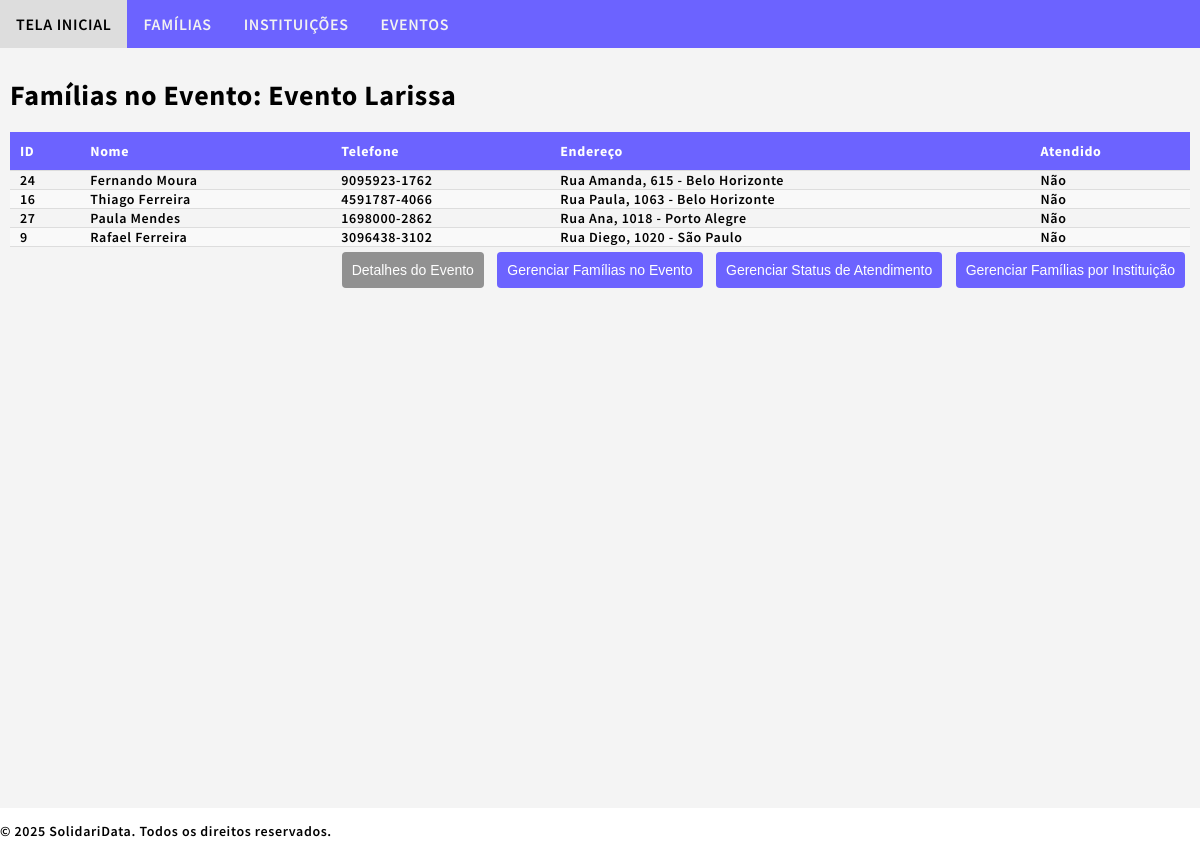
The app's page /sdata/events/1/families/ with its own data.
### sdata/models.py (models this page shows, shortened)
class Event(models.Model):
    event_id = models.AutoField(primary_key=True)
    event_name = models.CharField(max_length=100, db_index=True)
    event_date = models.DateField()
    event_location_street = models.CharField(max_length=65)
    event_location_number = models.CharField(max_length=10)
    event_location_neighborhood = models.CharField(max_length=65)
    event_location_city = models.CharField(max_length=65)
    event_location_state = models.CharField(max_length=2, choices=Family.BRAZILIAN_STATES, blank=True, default='SP')
    event_location_zipcode = models.CharField(max_length=10, blank=True)
    event_location_complement = models.CharField(max_length=255, blank=True)
    event_institution = models.ForeignKey(
        Institution,
        on_delete=models.SET_NULL,  # Use SET_NULL to allow the field to be null if the institution is deleted
        blank=True,
        null=True,  # Add null=True to allow null values
        related_name="events"
    )
    event_website = models.URLField(blank=True)
    event_social_media = models.CharField(max_length=255, blank=True)
    event_contact_person = models.CharField(max_length=100, blank=True)
    event_contact_phone = models.CharField(max_length=15, blank=True)
    event_contact_email = models.EmailField(blank=True)
    event_description = models.TextField(blank=True)
    event_note = models.TextField(blank=True)
    event_created = models.DateTimeField(auto_now_add=True)
    event_updated = models.DateTimeField(auto_now=True)

class FamilyEvent(models.Model):
    family_event_id = models.AutoField(primary_key=True)
    family_event_family = models.ForeignKey(Family, on_delete=models.CASCADE, related_name="family_events", db_index=True)
    family_event_event = models.ForeignKey(Event, on_delete=models.CASCADE, related_name="family_events", db_index=True)
    family_event_registration_date = models.DateTimeField(auto_now_add=True)
    served = models.BooleanField(default=False)  # Field to track if the family was served

class Family(models.Model):
    BRAZILIAN_STATES = [('AC', 'Acre'),('AL', 'Alagoas'),('AP', 'Amapá'),('AM', 'Amazonas'),('BA', 'Bahia'),('CE', 'Ceará'),
        ('DF', 'Distrito Federal'),('ES', 'Espírito Santo'),('GO', 'Goiás'),('MA', 'Maranhão'),('MT', 'Mato Grosso'),
        ('MS', 'Mato Grosso do Sul'),('MG', 'Minas Gerais'),('PA', 'Pará'),('PB', 'Paraíba'),('PR', 'Paraná'),('PE', 'Pernambuco'),
        ('PI', 'Piauí'),('RJ', 'Rio de Janeiro'),('RN', 'Rio Grande do Norte'),('RS', 'Rio Grande do Sul'),('RO', 'Rondônia'),
        ('RR', 'Roraima'),('SC', 'Santa Catarina'),('SP', 'São Paulo'),('SE', 'Sergipe'),('TO', 'Tocantins'),
    ]
    family_id = models.AutoField(primary_key=True)
    family_representative_name = models.CharField(max_length=100, db_index=True)
    family_representative_gender = models.CharField(max_length=10, choices=[('masculino', 'Masculino'), ('feminino', 'Feminino'), ('outro', 'Outro')], blank=True)
    family_representative_birthdate = models.DateField(null=True, blank=True)
    family_representative_id = models.CharField(max_length=14, unique=True)
    family_address_street = models.CharField(max_length=65)
    family_address_number = models.CharField(max_length=10)
    family_address_neighborhood = models.CharField(max_length=65)
    family_address_city = models.CharField(max_length=65)
    family_address_state = models.CharField(max_length=2, choices=BRAZILIAN_STATES, blank=True, default='SP')
    family_address_zipcode = models.CharField(max_length=10, blank=True)
    family_address_complement = models.CharField(max_length=255, blank=True)
    family_phone = models.CharField(max_length=15, blank=True)
    family_note = models.TextField(blank=True)
    family_created = models.DateTimeField(auto_now_add=True)
    family_updated = models.DateTimeField(auto_now=True)

### sdata/views.py (the view)
# urls.py: path('sdata/events/<int:event_pk>/families/', views.event_family_list, name='event_family_list'),
def event_family_list(request, event_pk):
    event = get_object_or_404(Event, pk=event_pk)
    families_in_event = FamilyEvent.objects.filter(family_event_event=event)
    return render(request, 'sdata/event_family_list.html', {
        'event': event,
        'families_in_event': families_in_event,
    })

### sdata/templates/sdata/event_family_list.html
{% extends "sdata/base.html" %}
{% block content %}
<h1>Famílias no Evento: {{ event.event_name }}</h1>
<table>
    <thead>
        <tr>
            <th>ID</th>
            <th>Nome</th>
            <th>Telefone</th>
            <th>Endereço</th>
            <th>Atendido</th>
        </tr>
    </thead>
    <tbody>
        {% for family_event in families_in_event %}
        <tr>
            <td>{{ family_event.family_event_family.family_id }}</td>
            <td>{{ family_event.family_event_family.family_representative_name }}</td>
            <td>{{ family_event.family_event_family.family_phone }}</td>
            <td>{{ family_event.family_event_family.family_address_street }}, {{ family_event.family_event_family.family_address_number }} - {{ family_event.family_event_family.family_address_city }}</td>
            <td>
                {% if family_event.served %}
                    Sim
                {% else %}
                    Não
                {% endif %}
            </td>
        </tr>
        {% empty %}
        <tr>
            <td colspan="5" style="text-align: center;">Nenhuma família associada a este evento.</td>
        </tr>
        {% endfor %}
    </tbody>
</table>
<div class="form-actions">
    <button type="button" class="btn-secondary" onclick="window.location.href='{% url 'event_detail' event.pk %}'">
        Detalhes do Evento
    </button>
    <button type="button" class="btn-primary" onclick="window.location.href='{% url 'manage_event_families' event.pk %}'">
        Gerenciar Famílias no Evento
    </button>
    <button type="button" class="btn-primary" onclick="window.location.href='{% url 'manage_served_status' event.pk %}'">
        Gerenciar Status de Atendimento
    </button>
    <button type="button" class="btn-primary" onclick="window.location.href='{% url 'manage_family_institution' event.pk %}'">
        Gerenciar Famílias por Instituição
    </button>
</div>
{% endblock %}

### sdata/static/sdata/styles.css (style rules this page uses)
body { margin:0; font: 600 14px 'Source Sans Pro', sans-serif; letter-spacing: 0.64px; color: #000000; }
button { display: inline-block; padding: 10px 10px; margin: 5px 5px; border: none; border-radius: 4px; font-size: 14px; cursor: pointer; transition: 0.5s; }
button.btn-primary { background-color: #6c63ff; color: #fff; }
button.btn-secondary { background-color: #919191; color: #fff; }
.form-actions { text-align: right; }
table { width: 100%; border-collapse: collapse; margin: 0px 0; table-layout: auto; border-collapse: collapse; }
th, td { padding: 10px; text-align: left; border-bottom: 1px solid #ddd; margin: 0px 10px; width: auto; }
th { background-color: #6c63ff; text-align: left; color: white; }
td { padding: 0px 10px; }
tbody > tr:nth-of-type(even) { background-color: #f9f9f9; }

### records on screen
Event: event_name "Evento Larissa"
FamilyEvent: family_event_family.family_id "24", family_event_family.family_representative_name "Fernando Moura", family_event_family.family_phone "9095923-1762", family_event_family.family_address_street "Rua Amanda", family_event_family.family_address_number "615", family_event_family.family_address_city "Belo Horizonte", served "Não"
FamilyEvent: family_event_family.family_id "16", family_event_family.family_representative_name "Thiago Ferreira", family_event_family.family_phone "4591787-4066", family_event_family.family_address_street "Rua Paula", family_event_family.family_address_number "1063", family_event_family.family_address_city "Belo Horizonte", served "Não"
FamilyEvent: family_event_family.family_id "27", family_event_family.family_representative_name "Paula Mendes", family_event_family.family_phone "1698000-2862", family_event_family.family_address_street "Rua Ana", family_event_family.family_address_number "1018", family_event_family.family_address_city "Porto Alegre", served "Não"
FamilyEvent: family_event_family.family_id "9", family_event_family.family_representative_name "Rafael Ferreira", family_event_family.family_phone "3096438-3102", family_event_family.family_address_street "Rua Diego", family_event_family.family_address_number "1020", family_event_family.family_address_city "São Paulo", served "Não"
